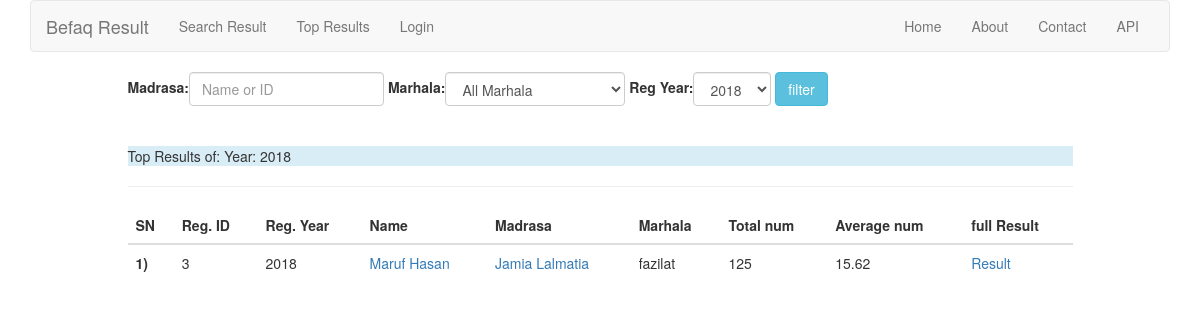
The page /result/top/ on the database as committed earlier.
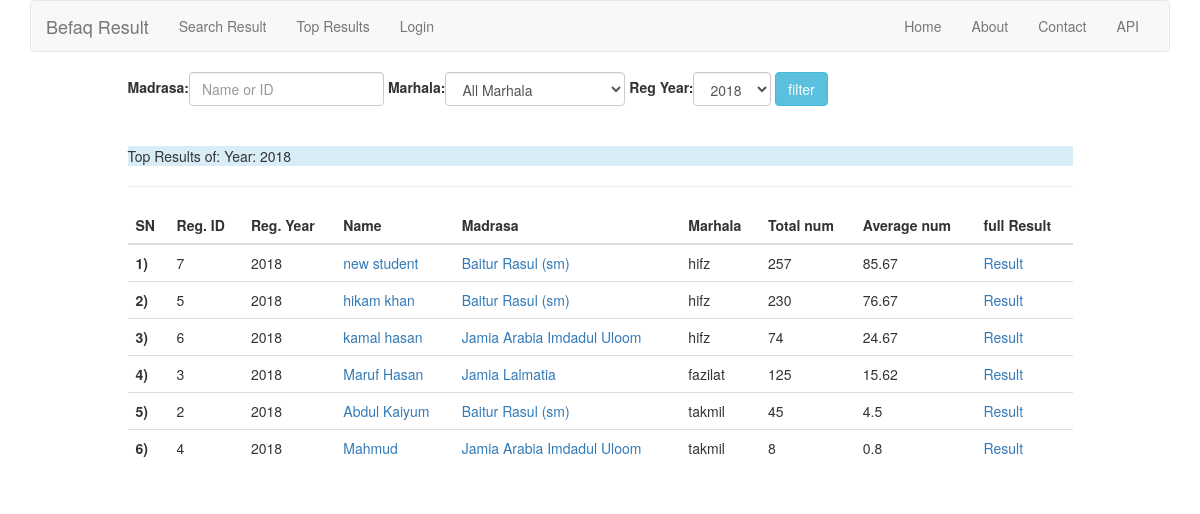
The same page on the database as committed later.
### result/models.py (models this page shows, shortened)
class Result(models.Model):
    student    = models.OneToOneField(Student, on_delete=models.CASCADE)
    subject_1  = models.IntegerField(default=0,validators=[MinValueValidator(0),MaxValueValidator(100)])
    subject_2  = models.IntegerField(default=0,validators=[MinValueValidator(0),MaxValueValidator(100)])
    subject_3  = models.IntegerField(default=0,validators=[MinValueValidator(0),MaxValueValidator(100)])
    subject_4  = models.IntegerField(default=0,validators=[MinValueValidator(0),MaxValueValidator(100)])
    subject_5  = models.IntegerField(default=0,validators=[MinValueValidator(0),MaxValueValidator(100)])
    subject_6  = models.IntegerField(default=0,validators=[MinValueValidator(0),MaxValueValidator(100)])
    subject_7  = models.IntegerField(default=0,validators=[MinValueValidator(0),MaxValueValidator(100)])
    subject_8  = models.IntegerField(default=0,validators=[MinValueValidator(0),MaxValueValidator(100)])
    subject_9  = models.IntegerField(default=0,validators=[MinValueValidator(0),MaxValueValidator(100)])
    subject_10 = models.IntegerField(default=0,validators=[MinValueValidator(0),MaxValueValidator(100)])
    total_num   = models.IntegerField(default=0)
    average_num = models.FloatField(default=0)
    grade       = models.CharField(max_length=20, default='', blank=True)

### student/models.py (models this page shows, shortened)
class Student(models.Model):
    name          = models.CharField(max_length=100)
    father        = models.CharField(max_length=100)
    address       = models.CharField(max_length=255,
                                     null=True,
                                     blank=True,
                                     help_text='permanent address of student')
    madrasa       = models.ForeignKey(Madrasa, on_delete=models.CASCADE, related_name='students')
    markaz        = models.CharField(max_length=127,
                                     blank=True,
                                     help_text="If the student's madrasa is the markaz then leave it blank'"
                                               " otherwise enter the markaz name")
    marhala       = models.CharField(max_length=10,
                                     choices=MARHALA)
    reg_year      = models.CharField(max_length=4,
                                     choices=REGISTRATION_YEARS,
                                     default='2018')
    registrar     = models.ForeignKey('auth.User', default=1)
    registered_at = models.DateTimeField(auto_now_add=True)
    updated_at    = models.DateTimeField(auto_now=True)
    is_active    = models.BooleanField(default=True)
    objects       = StudentManager()

### madrasa/models.py (models this page shows, shortened)
class Madrasa(models.Model):
    name      = models.CharField(max_length=127, unique=True)
    address   = models.CharField(max_length=255, blank=True)
    is_markaz = models.BooleanField(default=False)
    def __str__(self):
        return self.name

### result/views.py (the view, shortened to what this page needs)
def top_results(request):
    results = Result.objects.all().order_by('-average_num', '-total_num')
    filter_info = []  # show filter information as message on top results page
    marhala = request.GET.get('marhala')
    if request.GET.get('marhala'):
        results = results.filter(student__marhala__icontains=marhala)
        filter_info.append('Marhala: {}'.format(marhala))  # include marhala into filter info
    madrasa = request.GET.get('madrasa')
    reg_year = request.GET.get('reg_year', 2018)
    results = results.filter(student__reg_year=int(reg_year))
    filter_info.append('Year: {}'.format(reg_year))  # include registration Year into filter info
    filter_info = ', '.join(filter_info)
    result_filter_form = ResultFilterForm(request.GET or None)
    context = {
        'result_filter_form': result_filter_form,
        'filter_info': filter_info,
        'results': results[:40],  # always return top 40 results
    }
    return render(request, 'result/top_results.html', context)

### result/templates/result/top_results.html
{% extends 'base.html' %}
{% block content %}
    <div class="row">
        <div class="col-md-10 col-md-offset-1">
            <div class="form-group">
                <form action="{% url 'result:top_results' %}" method="get" class="form-inline">
                    {{ result_filter_form.as_table }}
                    <input type="submit" value="filter" class="btn btn-info">
                </form>
                <br/><br/>
                {% if filter_info %}
                    <p class="bg-info">Top Results of: {{ filter_info }}</p>
                {% endif %}
                <hr/>
            </div>
        </div>
        <div class="col-md-10 col-md-offset-1">
            <div class="table-responsive">
                <table class="table table-hover table-white">
                    <thead>
                    <tr>
                        <th scope="col">SN</th>
                        <th scope="col">Reg. ID</th>
                        <th scope="col">Reg. Year</th>
                        <th scope="col">Name</th>
                        <th scope="col">Madrasa</th>
                        <th scope="col">Marhala</th>
                        <th scope="col">Total num</th>
                        <th scope="col">Average num</th>
                        <th scope="col">full Result</th>
                    </tr>
                    </thead>
                    <tbody>
                    {% for result in results %}
                        <tr>
                            <th scope="row">{{ forloop.counter }})</th>
                            <td>{{ result.student.id }}</td>
                            <td>{{ result.student.reg_year }}</td>
                            <td><a href="{% url 'student:student_detail' pk=result.student.pk %}">
                                {{ result.student.name }}</a>
                            </td>
                            <td>
                                <a href="{% url 'madrasa:madrasa_detail' pk=result.student.madrasa.pk %}">{{ result.student.madrasa }}</a>
                            </td>
                            <td>{{ result.student.marhala }}</td>
                            <td>{{ result.total_num }}</td>
                            <td>{{ result.average_num }}</td>
                            <td><a href="{% url 'result:result_detail' id=result.student.id %}">Result</a>
                            </td>
                        </tr>
                    {% endfor %}
                    </tbody>
                </table>
            </div>
        </div>
    </div>
{% endblock %}

### templates/base.html (shortened to what this page needs)
{% load static %}
<!DOCTYPE html>
<html lang="en">
<head>
    <link rel="stylesheet" href="https://maxcdn.bootstrapcdn.com/bootstrap/3.3.7/css/bootstrap.min.css">
</head>
<body>
    <div class="container">
        {% include 'header.html' %}
        {% block content %}
        {% endblock %}
    </div>
</body>
</html>

### templates/header.html
{% include 'snippets/navbar.html' %}

### templates/snippets/navbar.html (shortened to what this page needs)
<nav class="navbar navbar-default">
    <div class="container-fluid">
        <div class="navbar-header">
            <a class="navbar-brand" href="/">Befaq Result</a>
        </div>
        <div id="navbar" class="navbar-collapse collapse">
            <ul class="nav navbar-nav">
                <li><a href="{% url 'result:result_search' %}">Search Result</a></li>
                <li><a href="{% url 'result:top_results' %}">Top Results</a></li>
                {% if request.user.is_authenticated %}
                    <li><a href="{% url 'logout' %}?next={{ request.path|urlencode }}">Logout</a></li>
                    <li class="dropdown">
                        <a href="#" class="dropdown-toggle" data-toggle="dropdown" role="button" aria-haspopup="true"
                           aria-expanded="false">Register<span class="caret"></span></a>
                        <ul class="dropdown-menu">
                            <li><a href="{% url 'student:student_add' %}">Register Student</a></li>
                            <li><a href="{% url 'result:select_student_to_add_result' %}">Add Result</a></li>
                            <li><a href="{% url 'madrasa:madrasa_add' %}">Add Madrasa</a></li>
                        </ul>
                    </li>
                    <li class="dropdown">
                        <a href="#" class="dropdown-toggle" data-toggle="dropdown" role="button" aria-haspopup="true"
                           aria-expanded="false">List<span class="caret"></span></a>
                        <ul class="dropdown-menu">
                            <li><a href=" {% url 'student:student_list' %}">All Students</a></li>
                            <li><a href="{% url 'madrasa:madrasa_list' %}">All Madrasa</a></li>
                        </ul>
                    </li>
                {% else %}
                    <li><a href="{% url 'login' %}?next={{ request.path|urlencode }}">Login</a></li>
                {% endif %}
            </ul>
            <ul class="nav navbar-nav navbar-right">
                <li><a href="/">Home</a></li>
                <li><a href="">About</a></li>
                <li><a href="">Contact</a></li>
                <li><a href="{% url 'api_doc' %}">API</a>
            </ul>
        </div>
    </div>
</nav>

Rows that differ between the two databases and show on the page:
added Result: student.id "7", student.reg_year "2018", student.name "new student", student.madrasa "Baitur Rasul (sm)", student.marhala "hifz", total_num "257", average_num "85.67"
added Result: student.id "5", student.reg_year "2018", student.name "hikam khan", student.madrasa "Baitur Rasul (sm)", student.marhala "hifz", total_num "230", average_num "76.67"
added Result: student.id "6", student.reg_year "2018", student.name "kamal hasan", student.madrasa "Jamia Arabia Imdadul Uloom", student.marhala "hifz", total_num "74", average_num "24.67"
added Result: student.id "2", student.reg_year "2018", student.name "Abdul Kaiyum", student.madrasa "Baitur Rasul (sm)", student.marhala "takmil", total_num "45", average_num "4.5"
added Result: student.id "4", student.reg_year "2018", student.name "Mahmud", student.madrasa "Jamia Arabia Imdadul Uloom", student.marhala "takmil", total_num "8", average_num "0.8"
